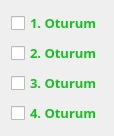
   <widget class="QWidget" name="">
    <property name="geometry">
     <rect>
      <x>270</x>
      <y>90</y>
      <width>101</width>
      <height>121</height>
     </rect>
    </property>
    <layout class="QVBoxLayout" name="verticalLayout">
     <item>
      <widget class="QCheckBox" name="checkBox">
       <property name="enabled">
        <bool>true</bool>
       </property>
       <property name="palette">
        <palette>
         <active>
          <colorrole role="WindowText">
           <brush brushstyle="SolidPattern">
            <color alpha="255">
             <red>19</red>
             <green>195</green>
             <blue>33</blue>
            </color>
           </brush>
          </colorrole>
          <colorrole role="Text">
           <brush brushstyle="SolidPattern">
            <color alpha="255">
             <red>19</red>
             <green>195</green>
             <blue>33</blue>
            </color>
           </brush>
          </colorrole>
          <colorrole role="ButtonText">
           <brush brushstyle="SolidPattern">
            <color alpha="255">
             <red>19</red>
             <green>195</green>
             <blue>33</blue>
            </color>
           </brush>
          </colorrole>
          <colorrole role="ToolTipText">
           <brush brushstyle="SolidPattern">
            <color alpha="255">
             <red>19</red>
             <green>195</green>
             <blue>33</blue>
            </color>
           </brush>
          </colorrole>
         </active>
         <inactive>
          <colorrole role="WindowText">
           <brush brushstyle="SolidPattern">
            <color alpha="255">
             <red>19</red>
             <green>195</green>
             <blue>33</blue>
            </color>
           </brush>
          </colorrole>
          <colorrole role="Text">
           <brush brushstyle="SolidPattern">
            <color alpha="255">
             <red>19</red>
             <green>195</green>
             <blue>33</blue>
            </color>
           </brush>
          </colorrole>
          <colorrole role="ButtonText">
           <brush brushstyle="SolidPattern">
            <color alpha="255">
             <red>19</red>
             <green>195</green>
             <blue>33</blue>
            </color>
           </brush>
          </colorrole>
          <colorrole role="ToolTipText">
           <brush brushstyle="SolidPattern">
            <color alpha="255">
             <red>19</red>
             <green>195</green>
             <blue>33</blue>
            </color>
           </brush>
          </colorrole>
         </inactive>
         <disabled>
          <colorrole role="WindowText">
           <brush brushstyle="SolidPattern">
            <color alpha="255">
             <red>255</red>
             <green>255</green>
             <blue>255</blue>
            </color>
           </brush>
          </colorrole>
          <colorrole role="Text">
           <brush brushstyle="SolidPattern">
            <color alpha="255">
             <red>255</red>
             <green>255</green>
             <blue>255</blue>
            </color>
           </brush>
          </colorrole>
          <colorrole role="ButtonText">
           <brush brushstyle="SolidPattern">
            <color alpha="255">
             <red>255</red>
             <green>255</green>
             <blue>255</blue>
            </color>
           </brush>
          </colorrole>
          <colorrole role="ToolTipText">
           <brush brushstyle="SolidPattern">
            <color alpha="255">
             <red>19</red>
             <green>195</green>
             <blue>33</blue>
            </color>
           </brush>
          </colorrole>
         </disabled>
        </palette>
       </property>
       <property name="font">
        <font>
         <family>Papyrus</family>
         <pointsize>10</pointsize>
         <weight>75</weight>
         <bold>true</bold>
        </font>
       </property>
       <property name="mouseTracking">
        <bool>true</bool>
       </property>
       <property name="text">
        <string>1. Oturum</string>
       </property>
       <property name="checkable">
        <bool>false</bool>
       </property>
      </widget>
     </item>
     <item>
      <widget class="QCheckBox" name="checkBox_2">
       <property name="palette">
        <palette>
         <active>
          <colorrole role="WindowText">
           <brush brushstyle="SolidPattern">
            <color alpha="255">
             <red>19</red>
             <green>195</green>
             <blue>33</blue>
            </color>
           </brush>
          </colorrole>
          <colorrole role="Text">
           <brush brushstyle="SolidPattern">
            <color alpha="255">
             <red>19</red>
             <green>195</green>
             <blue>33</blue>
            </color>
           </brush>
          </colorrole>
          <colorrole role="ButtonText">
           <brush brushstyle="SolidPattern">
            <color alpha="255">
             <red>19</red>
             <green>195</green>
             <blue>33</blue>
            </color>
           </brush>
          </colorrole>
         </active>
         <inactive>
          <colorrole role="WindowText">
           <brush brushstyle="SolidPattern">
            <color alpha="255">
             <red>19</red>
             <green>195</green>
             <blue>33</blue>
            </color>
           </brush>
          </colorrole>
          <colorrole role="Text">
           <brush brushstyle="SolidPattern">
            <color alpha="255">
             <red>19</red>
             <green>195</green>
             <blue>33</blue>
            </color>
           </brush>
          </colorrole>
          <colorrole role="ButtonText">
           <brush brushstyle="SolidPattern">
            <color alpha="255">
             <red>19</red>
             <green>195</green>
             <blue>33</blue>
            </color>
           </brush>
          </colorrole>
         </inactive>
         <disabled>
          <colorrole role="WindowText">
           <brush brushstyle="SolidPattern">
            <color alpha="255">
             <red>255</red>
             <green>255</green>
             <blue>255</blue>
            </color>
           </brush>
          </colorrole>
          <colorrole role="Text">
           <brush brushstyle="SolidPattern">
            <color alpha="255">
             <red>255</red>
             <green>255</green>
             <blue>255</blue>
            </color>
           </brush>
          </colorrole>
          <colorrole role="ButtonText">
           <brush brushstyle="SolidPattern">
            <color alpha="255">
             <red>255</red>
             <green>255</green>
             <blue>255</blue>
            </color>
           </brush>
          </colorrole>
         </disabled>
        </palette>
       </property>
       <property name="font">
        <font>
         <family>Papyrus</family>
         <pointsize>10</pointsize>
         <weight>75</weight>
         <bold>true</bold>
        </font>
       </property>
       <property name="text">
        <string>2. Oturum</string>
       </property>
       <property name="checkable">
        <bool>false</bool>
       </property>
      </widget>
     </item>
     <item>
      <widget class="QCheckBox" name="checkBox_3">
       <property name="palette">
        <palette>
         <active>
          <colorrole role="WindowText">
           <brush brushstyle="SolidPattern">
            <color alpha="255">
             <red>19</red>
             <green>195</green>
             <blue>33</blue>
            </color>
           </brush>
          </colorrole>
          <colorrole role="Text">
           <brush brushstyle="SolidPattern">
            <color alpha="255">
             <red>19</red>
             <green>195</green>
             <blue>33</blue>
            </color>
           </brush>
          </colorrole>
          <colorrole role="ButtonText">
           <brush brushstyle="SolidPattern">
            <color alpha="255">
             <red>19</red>
             <green>195</green>
             <blue>33</blue>
            </color>
           </brush>
          </colorrole>
         </active>
         <inactive>
          <colorrole role="WindowText">
           <brush brushstyle="SolidPattern">
            <color alpha="255">
             <red>19</red>
             <green>195</green>
             <blue>33</blue>
            </color>
           </brush>
          </colorrole>
          <colorrole role="Text">
           <brush brushstyle="SolidPattern">
            <color alpha="255">
             <red>19</red>
             <green>195</green>
             <blue>33</blue>
            </color>
           </brush>
          </colorrole>
          <colorrole role="ButtonText">
           <brush brushstyle="SolidPattern">
            <color alpha="255">
             <red>19</red>
             <green>195</green>
             <blue>33</blue>
            </color>
           </brush>
          </colorrole>
         </inactive>
         <disabled>
          <colorrole role="WindowText">
           <brush brushstyle="SolidPattern">
            <color alpha="255">
             <red>255</red>
             <green>255</green>
             <blue>255</blue>
            </color>
           </brush>
          </colorrole>
          <colorrole role="Text">
           <brush brushstyle="SolidPattern">
            <color alpha="255">
             <red>255</red>
             <green>255</green>
             <blue>255</blue>
            </color>
           </brush>
          </colorrole>
          <colorrole role="ButtonText">
           <brush brushstyle="SolidPattern">
            <color alpha="255">
             <red>255</red>
             <green>255</green>
             <blue>255</blue>
            </color>
           </brush>
          </colorrole>
         </disabled>
        </palette>
       </property>
       <property name="font">
        <font>
         <family>Papyrus</family>
         <pointsize>10</pointsize>
         <weight>75</weight>
         <bold>true</bold>
        </font>
       </property>
       <property name="text">
        <string>3. Oturum</string>
       </property>
       <property name="checkable">
        <bool>false</bool>
       </property>
      </widget>
     </item>
     <item>
      <widget class="QCheckBox" name="checkBox_4">
       <property name="palette">
        <palette>
         <active>
          <colorrole role="WindowText">
           <brush brushstyle="SolidPattern">
            <color alpha="255">
             <red>19</red>
             <green>195</green>
             <blue>33</blue>
            </color>
           </brush>
          </colorrole>
          <colorrole role="Text">
           <brush brushstyle="SolidPattern">
            <color alpha="255">
             <red>19</red>
             <green>195</green>
             <blue>33</blue>
            </color>
           </brush>
          </colorrole>
          <colorrole role="ButtonText">
           <brush brushstyle="SolidPattern">
            <color alpha="255">
             <red>19</red>
             <green>195</green>
             <blue>33</blue>
            </color>
           </brush>
          </colorrole>
         </active>
         <inactive>
          <colorrole role="WindowText">
           <brush brushstyle="SolidPattern">
            <color alpha="255">
             <red>19</red>
             <green>195</green>
             <blue>33</blue>
            </color>
           </brush>
          </colorrole>
          <colorrole role="Text">
           <brush brushstyle="SolidPattern">
            <color alpha="255">
             <red>19</red>
             <green>195</green>
             <blue>33</blue>
            </color>
           </brush>
          </colorrole>
          <colorrole role="ButtonText">
           <brush brushstyle="SolidPattern">
            <color alpha="255">
             <red>19</red>
             <green>195</green>
             <blue>33</blue>
            </color>
           </brush>
          </colorrole>
         </inactive>
         <disabled>
          <colorrole role="WindowText">
           <brush brushstyle="SolidPattern">
            <color alpha="255">
             <red>255</red>
             <green>255</green>
             <blue>255</blue>
            </color>
           </brush>
          </colorrole>
          <colorrole role="Text">
           <brush brushstyle="SolidPattern">
            <color alpha="255">
             <red>255</red>
             <green>255</green>
             <blue>255</blue>
            </color>
           </brush>
          </colorrole>
          <colorrole role="ButtonText">
           <brush brushstyle="SolidPattern">
            <color alpha="255">
             <red>255</red>
             <green>255</green>
             <blue>255</blue>
            </color>
           </brush>
          </colorrole>
         </disabled>
        </palette>
       </property>
       <property name="font">
        <font>
         <family>Papyrus</family>
         <pointsize>10</pointsize>
         <weight>75</weight>
         <bold>true</bold>
        </font>
       </property>
       <property name="text">
        <string>4. Oturum</string>
       </property>
       <property name="checkable">
        <bool>false</bool>
       </property>
      </widget>
     </item>
    </layout>
   </widget>
